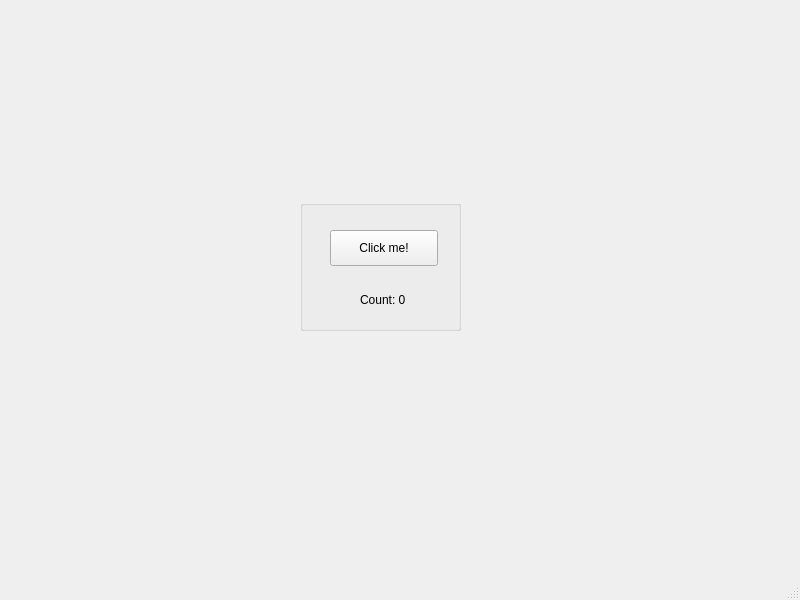
<?xml version="1.0" encoding="UTF-8"?>
<ui version="4.0">
 <class>CounterApplication</class>
 <widget class="QMainWindow" name="CounterApplication">
  <property name="geometry">
   <rect>
    <x>0</x>
    <y>0</y>
    <width>800</width>
    <height>600</height>
   </rect>
  </property>
  <property name="windowTitle">
   <string>CounterApplication</string>
  </property>
  <widget class="QWidget" name="centralwidget">
   <widget class="QGroupBox" name="groupBox">
    <property name="geometry">
     <rect>
      <x>300</x>
      <y>200</y>
      <width>161</width>
      <height>131</height>
     </rect>
    </property>
    <property name="title">
     <string/>
    </property>
    <widget class="QPushButton" name="pushButton">
     <property name="geometry">
      <rect>
       <x>30</x>
       <y>30</y>
       <width>108</width>
       <height>36</height>
      </rect>
     </property>
     <property name="text">
      <string>Click me!</string>
     </property>
    </widget>
    <widget class="QLabel" name="label">
     <property name="geometry">
      <rect>
       <x>60</x>
       <y>90</y>
       <width>71</width>
       <height>20</height>
      </rect>
     </property>
     <property name="text">
      <string>Count: 0</string>
     </property>
    </widget>
   </widget>
  </widget>
  <widget class="QMenuBar" name="menubar">
   <property name="geometry">
    <rect>
     <x>0</x>
     <y>0</y>
     <width>800</width>
     <height>24</height>
    </rect>
   </property>
  </widget>
  <widget class="QStatusBar" name="statusbar"/>
 </widget>
 <resources/>
 <connections/>
</ui>
